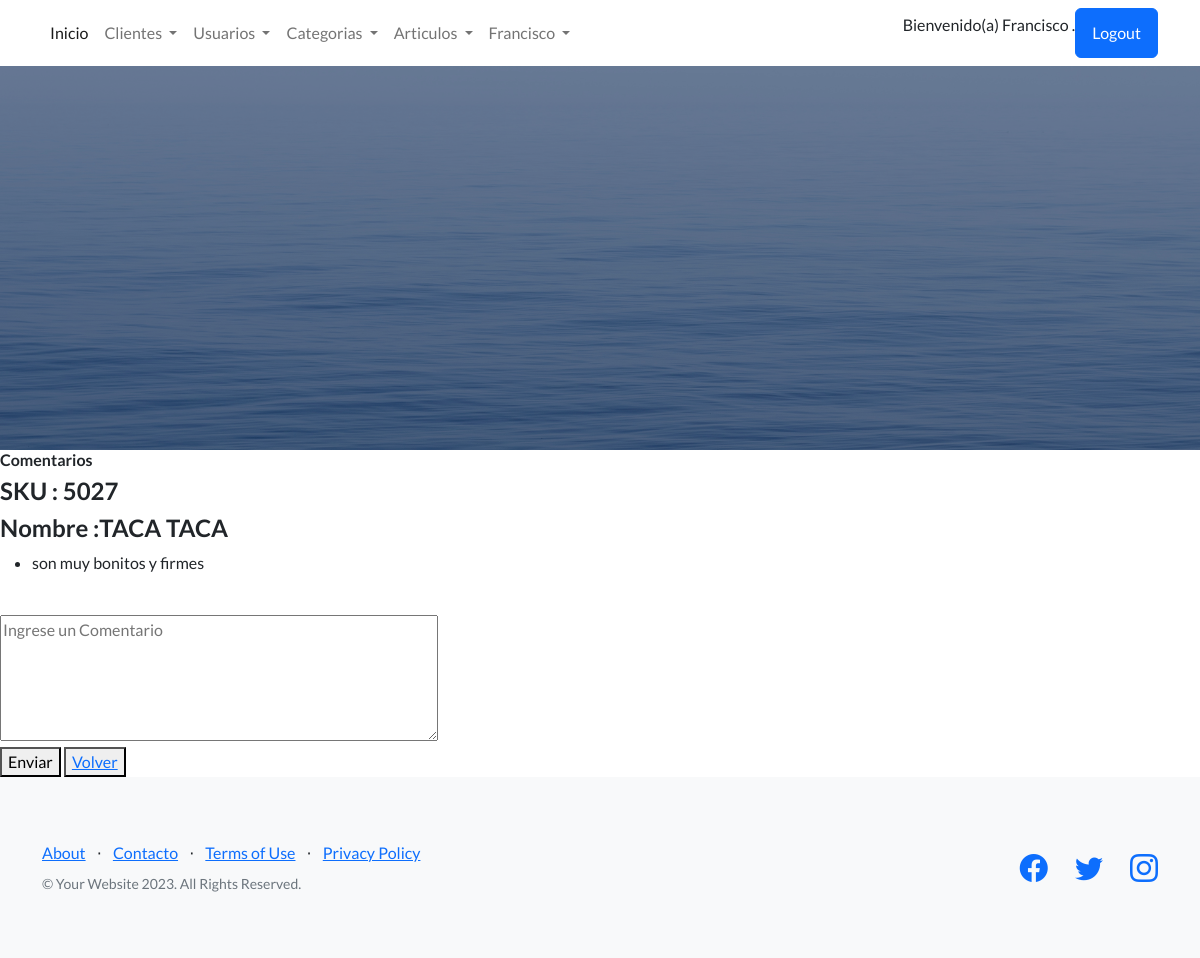
Page /app-coder/comentario-articulo/7/ (signed in) on the earlier database version.
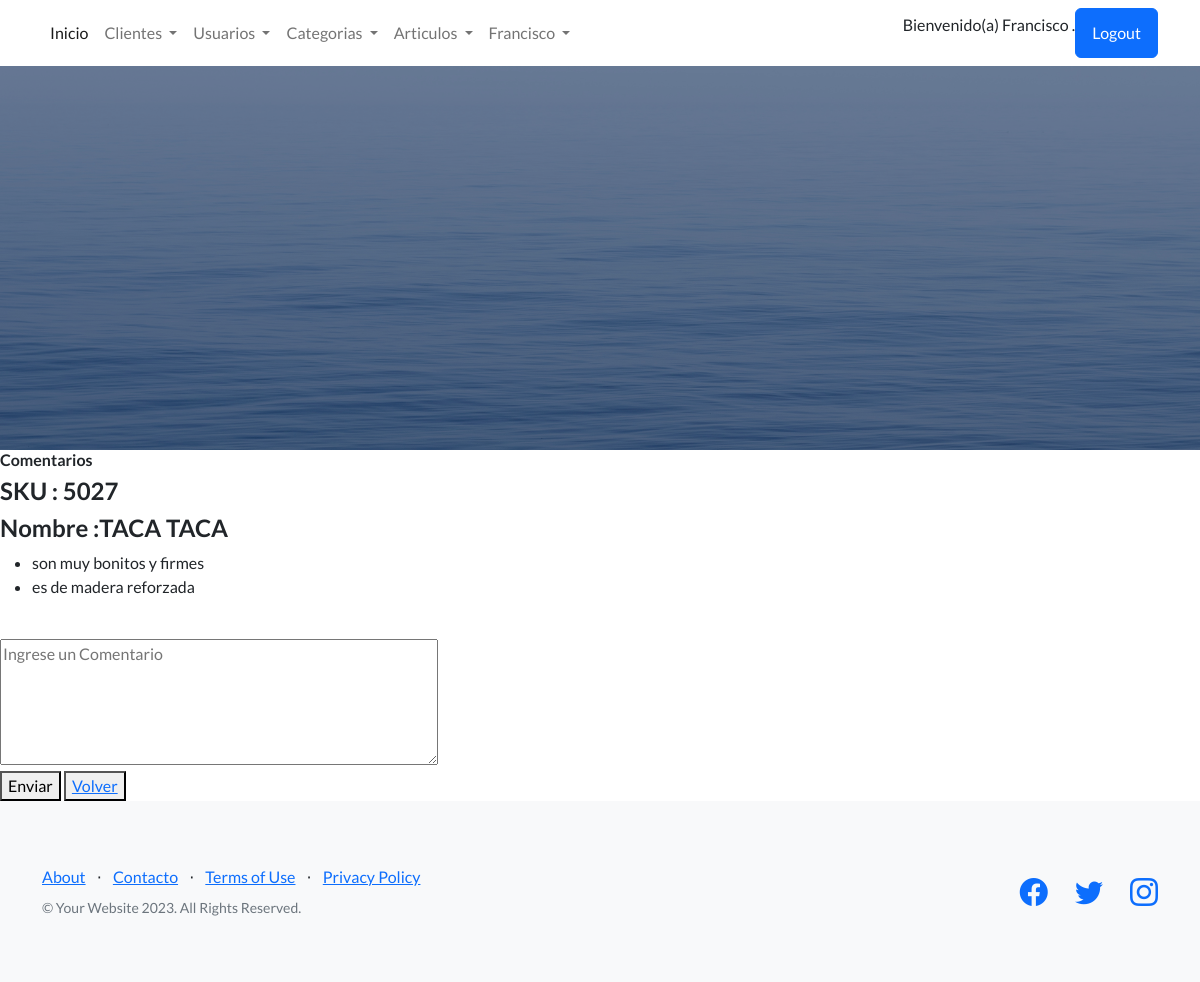
Same page on the later database version.
### AppCoder/models.py (models this page shows, shortened)
class ComentarioArticulos(models.Model):
    sku = models.ForeignKey(Articulos, on_delete=models.CASCADE,null=True, blank=True)
    comentario = models.CharField(max_length=255,null=False,blank=False)

### AppCoder/views.py (the view)
# urls.py: path('comentario-articulo/<int:id>/', Comentario_Articulo_List, name="ComentarioArticulo"),
@login_required
def Comentario_Articulo_List(req, id):
    articulo = Articulos.objects.get(id=id)
    print(articulo.id)
    print(articulo.nombre)
    comentarios = ComentarioArticulos.objects.filter(sku=articulo.id)
    print('method', req.method)
    print('GET', req.GET)
    return render(req, "comentarios_list.html", {"lista_comentarios": comentarios, "articulo": articulo})

### AppCoder/templates/comentarios_list.html
{% extends 'inicio.html' %}
{% block contenidoQuecambia %}
    <h6>Comentarios</h6>
    <h4>SKU : {{articulo.sku}}</h4>
    <h4>Nombre :{{articulo.nombre}}</h4>
        <ul>
            {% for dato in lista_comentarios %}
                <li>{{dato.comentario}}</li>
            {% endfor %}
        </ul>
        <form action="{% url 'CrearComentario' articulo.id %}" method="post">{% csrf_token %}
            <br>
                <textarea cols="50" rows="5" id="comentario" placeholder="Ingrese un Comentario" name="comentario"></textarea>
            <br>
            <button type="submit"> Enviar </button>
            <button>
                <a href="{% url 'ListarArticulos' %}"> Volver </a>
            </button>
        </form>
{% endblock contenidoQuecambia %}

Differences in the rows shown:
added ComentarioArticulos: comentario "es de madera reforzada"
